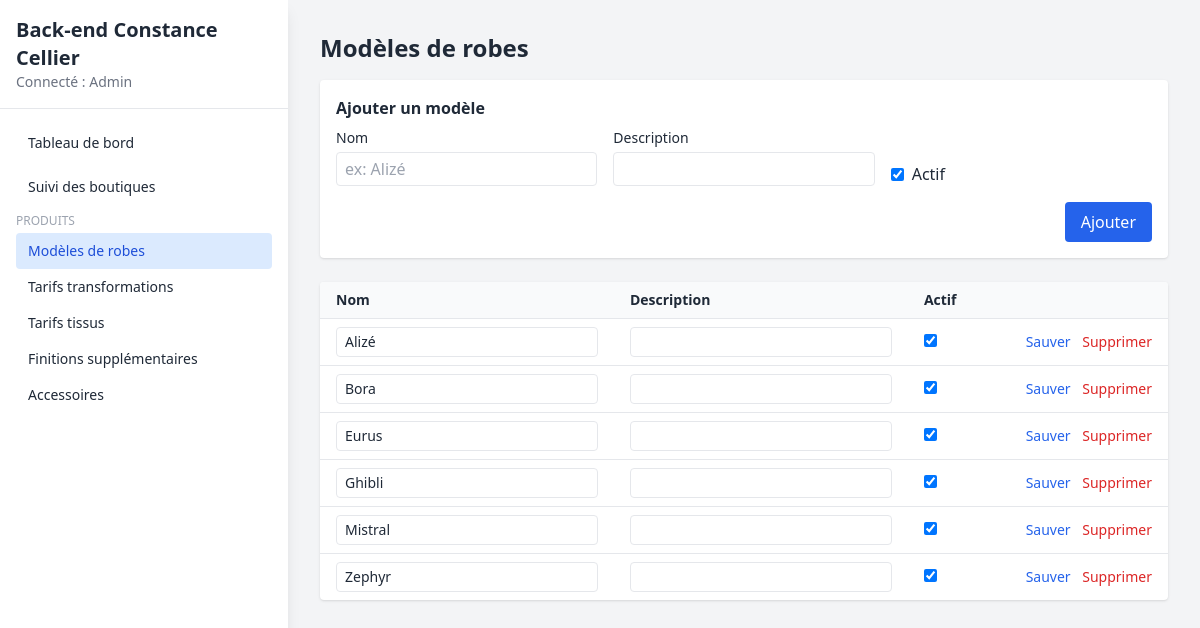
Page /admin/produits/robes (signed in) on the committed database.
### app/models.py (models this page shows)
class User(Base):
    __tablename__ = "users"
    id = Column(Integer, primary_key=True, index=True)
    nom = Column(String, nullable=False)
    email = Column(String, unique=True, index=True, nullable=False)
    mot_de_passe = Column(String, nullable=False)
    type = Column(SAEnum(UserType), nullable=False, default=UserType.ADMIN)

class RobeModele(Base):
    __tablename__ = "robe_modeles"
    id = Column(Integer, primary_key=True, index=True)
    nom = Column(String, unique=True, nullable=False)
    description = Column(Text, nullable=True)
    actif = Column(Boolean, default=True, nullable=False)
    lignes = relationship("LigneDevis", back_populates="robe_modele")
    tarifs_transformations = relationship("TransformationTarif", back_populates="robe_modele")
    tarifs_tissus = relationship("TissuTarif", back_populates="robe_modele")

### app/admin_routes.py (the view)
@router.get("/admin/produits/robes")
def list_robe_modeles(
    request: Request,
    db: Session = Depends(get_db),
    admin: models.User = Depends(get_current_admin),
):
    modeles = db.query(models.RobeModele).order_by(models.RobeModele.nom).all()
    return templates.TemplateResponse(
        "admin_robe_modeles.html",
        {
            "request": request,
            "admin": admin,
            "modeles": modeles,
            "page": "produits",
            "sous_page": "robes",
        },
    )

### app/templates/admin_robe_modeles.html (shortened to what this page needs)
{% extends "base.html" %}
{% block content %}
<h1 class="text-2xl font-bold mb-4">Modèles de robes</h1>
<div class="bg-white rounded shadow p-4 mb-6">
    <h2 class="font-semibold mb-2">Ajouter un modèle</h2>
    <form action="/admin/produits/robes/create" method="post" class="grid grid-cols-1 md:grid-cols-3 gap-4">
        <div>
            <label class="block text-sm font-medium mb-1">Nom</label>
            <input type="text" name="nom" required class="w-full border rounded px-2 py-1" placeholder="ex: Alizé">
        </div>
        <div>
            <label class="block text-sm font-medium mb-1">Description</label>
            <input type="text" name="description" class="w-full border rounded px-2 py-1">
        </div>
        <div class="flex items-end">
            <label class="inline-flex items-center">
                <input type="checkbox" name="actif" checked class="mr-2">
                Actif
            </label>
        </div>
        <div class="md:col-span-3 flex justify-end">
            <button type="submit" class="bg-blue-600 text-white px-4 py-2 rounded hover:bg-blue-700">
                Ajouter
            </button>
        </div>
    </form>
</div>
<div class="bg-white rounded shadow overflow-hidden">
    <table class="min-w-full text-sm">
        <thead class="bg-gray-50">
        <tr>
            <th class="px-4 py-2 text-left">Nom</th>
            <th class="px-4 py-2 text-left">Description</th>
            <th class="px-4 py-2 text-left">Actif</th>
            <th class="px-4 py-2"></th>
        </tr>
        </thead>
        <tbody>
        {% for m in modeles %}
            <tr class="border-t">
                <form action="/admin/produits/robes/{{ m.id }}/update" method="post">
                    <td class="px-4 py-2">
                        <input type="text" name="nom" value="{{ m.nom }}" class="w-full border rounded px-2 py-1">
                    </td>
                    <td class="px-4 py-2">
                        <input type="text" name="description" value="{{ m.description or '' }}" class="w-full border rounded px-2 py-1">
                    </td>
                    <td class="px-4 py-2">
                        <input type="checkbox" name="actif" {% if m.actif %}checked{% endif %}>
                    </td>
                    <td class="px-4 py-2 text-right">
                        <button type="submit" class="text-blue-600 mr-2">Sauver</button>
                </form>
                        <form action="/admin/produits/robes/{{ m.id }}/delete" method="post" class="inline">
                            <button type="submit" class="text-red-600" onclick="return confirm('Supprimer ce modèle ?');">Supprimer</button>
                        </form>
            </tr>
        {% endfor %}
        </tbody>
    </table>
</div>
{% endblock %}

### app/templates/base.html (shortened to what this page needs)
<!DOCTYPE html>
<html lang="fr">
<head>
    <script src="https://cdn.tailwindcss.com"></script>
</head>
<body class="bg-gray-100 text-gray-800">
<div class="min-h-screen flex">
    <aside class="w-72 bg-white shadow-lg">
        <div class="p-4 border-b">
            <h1 class="text-xl font-bold">Back-end Constance Cellier</h1>
            {% if admin %}
            <p class="text-sm text-gray-500">Connecté : {{ admin.nom }}</p>
            {% endif %}
        </div>
        <nav class="p-4 space-y-2 text-sm">
            <a href="/admin/dashboard" class="block px-3 py-2 rounded {{ 'bg-blue-100 text-blue-700' if page=='dashboard' else 'hover:bg-gray-100' }}">
                Tableau de bord
            </a>
            <a href="/admin/boutiques" class="block px-3 py-2 rounded {{ 'bg-blue-100 text-blue-700' if page=='boutiques' else 'hover:bg-gray-100' }}">
                Suivi des boutiques
            </a>
            <div class="mt-4">
                <p class="text-xs uppercase text-gray-400 mb-1">Produits</p>
                <a href="/admin/produits/robes" class="block px-3 py-2 rounded {{ 'bg-blue-100 text-blue-700' if sous_page=='robes' else 'hover:bg-gray-100' }}">
                    Modèles de robes
                </a>
                <a href="/admin/tarifs/transformations" class="block px-3 py-2 rounded {{ 'bg-blue-100 text-blue-700' if sous_page=='tarifs_transformations' else 'hover:bg-gray-100' }}">
                    Tarifs transformations
                </a>
                <a href="/admin/tarifs/tissus" class="block px-3 py-2 rounded {{ 'bg-blue-100 text-blue-700' if sous_page=='tarifs_tissus' else 'hover:bg-gray-100' }}">
                    Tarifs tissus
                </a>
                <a href="/admin/finitions_supplementaires" class="block px-3 py-2 rounded {{ 'bg-blue-100 text-blue-700' if sous_page=='finitions_supp' else 'hover:bg-gray-100' }}">
                    Finitions supplémentaires
                </a>
                <a href="/admin/produits/accessoires" class="block px-3 py-2 rounded {{ 'bg-blue-100 text-blue-700' if sous_page=='accessoires' else 'hover:bg-gray-100' }}">
                    Accessoires
                </a>
            </div>
        </nav>
    </aside>
    <main class="flex-1 p-8">
        {% block content %}{% endblock %}
    </main>
</div>
</body>
</html>

### rows in the picture
User: nom "Admin"
RobeModele: nom "Alizé", actif "☑"
RobeModele: nom "Bora", actif "☑"
RobeModele: nom "Eurus", actif "☑"
RobeModele: nom "Ghibli", actif "☑"
RobeModele: nom "Mistral", actif "☑"
RobeModele: nom "Zephyr", actif "☑"
